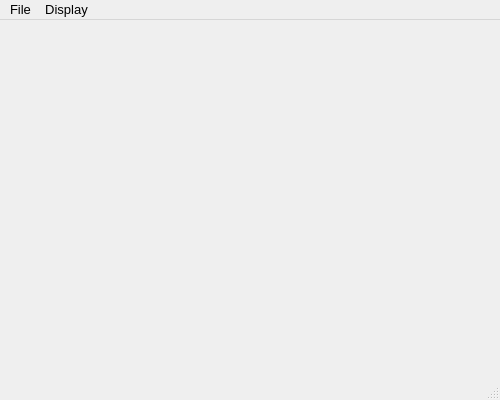
<?xml version="1.0" encoding="UTF-8"?>
<ui version="4.0">
 <class>MapViewer</class>
 <widget class="QMainWindow" name="MapViewer">
  <property name="geometry">
   <rect>
    <x>0</x>
    <y>0</y>
    <width>500</width>
    <height>400</height>
   </rect>
  </property>
  <property name="sizePolicy">
   <sizepolicy hsizetype="Expanding" vsizetype="Expanding">
    <horstretch>0</horstretch>
    <verstretch>0</verstretch>
   </sizepolicy>
  </property>
  <property name="font">
   <font>
    <pointsize>10</pointsize>
   </font>
  </property>
  <property name="windowTitle">
   <string>Map Viewer</string>
  </property>
  <widget class="QWidget" name="centralwidget">
   <layout class="QVBoxLayout" name="verticalLayout">
    <item>
     <widget class="MapPlot" name="mapPlot" native="true"/>
    </item>
   </layout>
  </widget>
  <widget class="QMenuBar" name="menubar">
   <property name="geometry">
    <rect>
     <x>0</x>
     <y>0</y>
     <width>500</width>
     <height>22</height>
    </rect>
   </property>
   <widget class="QMenu" name="menuMap">
    <property name="title">
     <string>File</string>
    </property>
    <addaction name="actionSave_Image_As"/>
   </widget>
   <widget class="QMenu" name="menuDisplay">
    <property name="title">
     <string>Display</string>
    </property>
    <addaction name="actionReproportion"/>
    <addaction name="actionReset_Size"/>
    <addaction name="actionLock_Size"/>
    <addaction name="separator"/>
    <addaction name="actionInterpolate"/>
    <addaction name="actionShow_Axes"/>
    <addaction name="actionShow_Color_Scale"/>
    <addaction name="separator"/>
    <addaction name="actionSet_Global_Color_Scale"/>
    <addaction name="actionSet_Color_Scale_Label"/>
    <addaction name="actionAdd_Scale_Bar"/>
    <addaction name="actionSet_Color_Scheme"/>
    <addaction name="actionSet_Font"/>
    <addaction name="separator"/>
   </widget>
   <addaction name="menuMap"/>
   <addaction name="menuDisplay"/>
  </widget>
  <widget class="QStatusBar" name="statusbar"/>
  <action name="actionSave_Image_As">
   <property name="text">
    <string>Save Image As...</string>
   </property>
  </action>
  <action name="actionSet_Color_Scheme">
   <property name="enabled">
    <bool>true</bool>
   </property>
   <property name="text">
    <string>Set Color Scheme...</string>
   </property>
  </action>
  <action name="actionInterpolate">
   <property name="checkable">
    <bool>true</bool>
   </property>
   <property name="text">
    <string>Interpolate</string>
   </property>
  </action>
  <action name="actionShow_Axes">
   <property name="checkable">
    <bool>true</bool>
   </property>
   <property name="checked">
    <bool>true</bool>
   </property>
   <property name="text">
    <string>Show Axes</string>
   </property>
  </action>
  <action name="actionShow_Color_Scale">
   <property name="checkable">
    <bool>true</bool>
   </property>
   <property name="checked">
    <bool>true</bool>
   </property>
   <property name="text">
    <string>Show Color Scale</string>
   </property>
  </action>
  <action name="actionAdd_Scale_Bar">
   <property name="text">
    <string>Add Scale Bar...</string>
   </property>
  </action>
  <action name="actionShow_Spectrum_Viewer">
   <property name="checkable">
    <bool>false</bool>
   </property>
   <property name="checked">
    <bool>false</bool>
   </property>
   <property name="text">
    <string>Show Spectrum Viewer</string>
   </property>
  </action>
  <action name="actionCommon_Color_Gradient">
   <property name="checkable">
    <bool>true</bool>
   </property>
   <property name="text">
    <string>Common Color Gradient</string>
   </property>
  </action>
  <action name="actionLock_Size">
   <property name="checkable">
    <bool>true</bool>
   </property>
   <property name="checked">
    <bool>false</bool>
   </property>
   <property name="text">
    <string>Lock Size</string>
   </property>
  </action>
  <action name="actionReproportion">
   <property name="text">
    <string>Reproportion</string>
   </property>
  </action>
  <action name="actionReset_Size">
   <property name="text">
    <string>Reset Size</string>
   </property>
  </action>
  <action name="actionNew_Dataset_from_Map">
   <property name="text">
    <string>New Dataset from Map...</string>
   </property>
  </action>
  <action name="actionStats">
   <property name="text">
    <string>Stats</string>
   </property>
  </action>
  <action name="actionExport_Values">
   <property name="text">
    <string>Export Values...</string>
   </property>
  </action>
  <action name="actionSet_Font">
   <property name="text">
    <string>Set Font...</string>
   </property>
  </action>
  <action name="actionSet_Color_Scale_Label">
   <property name="text">
    <string>Set Color Scale Label</string>
   </property>
  </action>
  <action name="actionSet_Global_Color_Scale">
   <property name="text">
    <string>Set Global Color Scale...</string>
   </property>
  </action>
 </widget>
 <customwidgets>
  <customwidget>
   <class>MapPlot</class>
   <extends>QWidget</extends>
   <header>GUI/Display/mapplot.h</header>
   <container>1</container>
  </customwidget>
 </customwidgets>
 <resources/>
 <connections/>
</ui>
